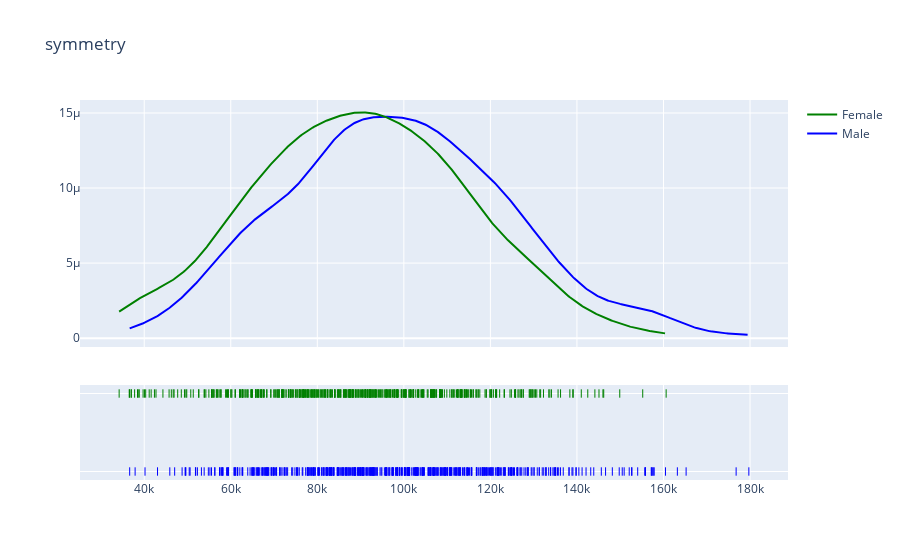

The code cell stored with this chart in its notebook:
### Code cell
data = [m_df['BasePay'], f_df['BasePay']]

group_labels = ['Male', 'Female']
colors = ['blue', 'green']

# create a distplot with curve_type set to 'normal'
fig = ff.create_distplot(data, group_labels, show_hist=False, colors=colors)

# add title
fig.update_layout(title_text='symmetry')
fig.show()

### Figure 1 — Plotly figure (JSON) as saved in the notebook; plotly's stock layout.template omitted (floating-point values rounded to 4 significant figures; data arrays with more than 128 entries replaced by an {"elided": "..."} marker saying what was removed)
{"data": [{"legendgroup": "Male", "marker": {"color": "blue"}, "mode": "lines", "name": "Male", "showlegend": true, "type": "scatter", "x": {"elided": "500 float values"}, "xaxis": "x", "y": {"elided": "500 float values"}, "yaxis": "y"}, {"legendgroup": "Female", "marker": {"color": "green"}, "mode": "lines", "name": "Female", "showlegend": true, "type": "scatter", "x": {"elided": "500 float values"}, "xaxis": "x", "y": {"elided": "500 float values"}, "yaxis": "y"}, {"legendgroup": "Male", "marker": {"color": "blue", "symbol": "line-ns-open"}, "mode": "markers", "name": "Male", "showlegend": false, "type": "scatter", "x": {"elided": "532 int values"}, "xaxis": "x", "y": {"elided": "532 str values"}, "yaxis": "y2"}, {"legendgroup": "Female", "marker": {"color": "green", "symbol": "line-ns-open"}, "mode": "markers", "name": "Female", "showlegend": false, "type": "scatter", "x": {"elided": "468 int values"}, "xaxis": "x", "y": {"elided": "468 str values"}, "yaxis": "y2"}], "layout": {"barmode": "overlay", "hovermode": "closest", "legend": {"traceorder": "reversed"}, "title": {"text": "symmetry"}, "xaxis": {"anchor": "y2", "domain": [0, 1], "zeroline": false}, "yaxis": {"anchor": "free", "domain": [0.35, 1], "position": 0}, "yaxis2": {"anchor": "x", "domain": [0, 0.25], "dtick": 1, "showticklabels": false}}}
